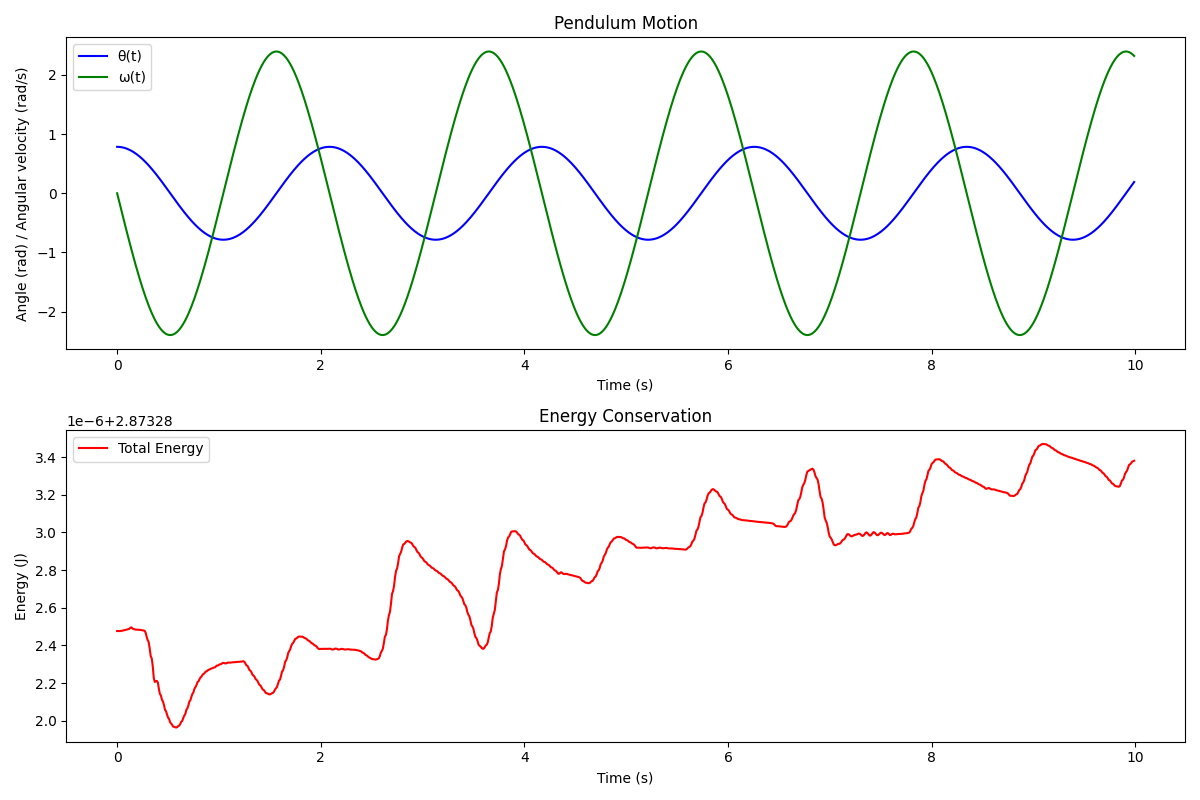

Here is the Python script that generated this plot:
import numpy as np
import matplotlib.pyplot as plt
from scipy.integrate import odeint

def pendulum_ode(y, t, L, g):
    theta, omega = y
    dydt = [omega, -g/L * np.sin(theta)]
    return dydt

def simulate_pendulum(L, g, theta0, omega0, tmax, dt):
    t = np.arange(0, tmax, dt)
    y0 = [theta0, omega0]
    sol = odeint(pendulum_ode, y0, t, args=(L, g))
    return t, sol

def plot_results(t, sol, L, g):
    theta = sol[:, 0]
    omega = sol[:, 1]

    # Calculate energy
    E = 0.5 * L**2 * omega**2 + g * L * (1 - np.cos(theta))

    plt.figure(figsize=(12, 8))
    
    plt.subplot(2, 1, 1)
    plt.plot(t, theta, 'b', label='θ(t)')
    plt.plot(t, omega, 'g', label='ω(t)')
    plt.legend(loc='best')
    plt.xlabel('Time (s)')
    plt.ylabel('Angle (rad) / Angular velocity (rad/s)')
    plt.title('Pendulum Motion')

    plt.subplot(2, 1, 2)
    plt.plot(t, E, 'r', label='Total Energy')
    plt.legend(loc='best')
    plt.xlabel('Time (s)')
    plt.ylabel('Energy (J)')
    plt.title('Energy Conservation')

    plt.tight_layout()
    plt.savefig('pendulum_simulation.png')
    print("Plot saved as 'pendulum_simulation.png'")

def main():
    L = 1.0  # Length of pendulum (m)
    g = 9.81  # Acceleration due to gravity (m/s^2)
    theta0 = np.pi/4  # Initial angle (45 degrees)
    omega0 = 0.0  # Initial angular velocity
    tmax = 10.0  # Maximum simulation time (s)
    dt = 0.01  # Time step (s)

    t, sol = simulate_pendulum(L, g, theta0, omega0, tmax, dt)
    plot_results(t, sol, L, g)

    print("Pendulum simulation completed.")
    print(f"Maximum angle: {np.max(np.abs(sol[:, 0])):.2f} rad")
    print(f"Maximum angular velocity: {np.max(np.abs(sol[:, 1])):.2f} rad/s")

if __name__ == "__main__":
    main()